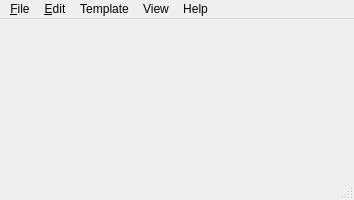
<?xml version="1.0" encoding="UTF-8"?>
<ui version="4.0">
 <class>MainWindow</class>
 <widget class="QMainWindow" name="MainWindow">
  <property name="geometry">
   <rect>
    <x>0</x>
    <y>0</y>
    <width>354</width>
    <height>200</height>
   </rect>
  </property>
  <property name="windowTitle">
   <string>MainWindow</string>
  </property>
  <widget class="QWidget" name="centralwidget"/>
  <widget class="QMenuBar" name="menubar">
   <property name="geometry">
    <rect>
     <x>0</x>
     <y>0</y>
     <width>354</width>
     <height>21</height>
    </rect>
   </property>
   <widget class="QMenu" name="menuFile">
    <property name="title">
     <string>&amp;File</string>
    </property>
    <addaction name="actionNew"/>
    <addaction name="actionNew_Tab"/>
    <addaction name="actionopen"/>
    <addaction name="actionSave"/>
    <addaction name="actionSave_AS"/>
    <addaction name="separator"/>
    <addaction name="actionPage_setting"/>
    <addaction name="actionPrint"/>
    <addaction name="separator"/>
    <addaction name="actionExit"/>
   </widget>
   <widget class="QMenu" name="menuEdit">
    <property name="title">
     <string>&amp;Edit</string>
    </property>
   </widget>
   <widget class="QMenu" name="menuTemplate">
    <property name="title">
     <string>Template</string>
    </property>
   </widget>
   <widget class="QMenu" name="menuView">
    <property name="title">
     <string>View</string>
    </property>
    <widget class="QMenu" name="menuZoom_in_out">
     <property name="title">
      <string>Zoom in/out</string>
     </property>
     <addaction name="actionZoom_in"/>
     <addaction name="actionZoom_out"/>
     <addaction name="actiondefault_zomm"/>
    </widget>
    <addaction name="menuZoom_in_out"/>
    <addaction name="actionStatus_bar"/>
   </widget>
   <widget class="QMenu" name="menuHelp">
    <property name="title">
     <string>Help</string>
    </property>
   </widget>
   <addaction name="menuFile"/>
   <addaction name="menuEdit"/>
   <addaction name="menuTemplate"/>
   <addaction name="menuView"/>
   <addaction name="menuHelp"/>
  </widget>
  <widget class="QStatusBar" name="statusbar"/>
  <action name="actionddd_2">
   <property name="text">
    <string>ddd</string>
   </property>
  </action>
  <action name="actiondd_3">
   <property name="text">
    <string>dd</string>
   </property>
  </action>
  <action name="actiondd_4">
   <property name="text">
    <string>dd</string>
   </property>
  </action>
  <action name="actiondd_5">
   <property name="text">
    <string>dd</string>
   </property>
  </action>
  <action name="actiondd_6">
   <property name="text">
    <string>dd</string>
   </property>
  </action>
  <action name="actiondd_7">
   <property name="text">
    <string>dd</string>
   </property>
  </action>
  <action name="actionasdfaks">
   <property name="text">
    <string>asdfaks</string>
   </property>
  </action>
  <action name="actionNew">
   <property name="text">
    <string>&amp;New</string>
   </property>
   <property name="shortcut">
    <string>Ctrl+N</string>
   </property>
   <property name="shortcutContext">
    <enum>Qt::WindowShortcut</enum>
   </property>
  </action>
  <action name="actionNew_Tab">
   <property name="text">
    <string>New Tab</string>
   </property>
   <property name="shortcut">
    <string>Ctrl+Shift+N</string>
   </property>
  </action>
  <action name="actionopen">
   <property name="text">
    <string>Open</string>
   </property>
   <property name="shortcut">
    <string>Ctrl+O</string>
   </property>
  </action>
  <action name="actionSave">
   <property name="text">
    <string>Save</string>
   </property>
   <property name="shortcut">
    <string>Ctrl+S</string>
   </property>
  </action>
  <action name="actionPage_setting">
   <property name="text">
    <string>Page setting</string>
   </property>
  </action>
  <action name="actionPrint">
   <property name="text">
    <string>Print</string>
   </property>
   <property name="shortcut">
    <string>Ctrl+P</string>
   </property>
  </action>
  <action name="actionExit">
   <property name="text">
    <string>Exit</string>
   </property>
  </action>
  <action name="actionSave_AS">
   <property name="text">
    <string>Save AS</string>
   </property>
   <property name="shortcut">
    <string>Ctrl+Shift+S</string>
   </property>
  </action>
  <action name="actionZoom_in">
   <property name="text">
    <string>Zoom in</string>
   </property>
  </action>
  <action name="actionZoom_out">
   <property name="text">
    <string>Zoom out</string>
   </property>
  </action>
  <action name="actiondefault_zomm">
   <property name="text">
    <string>default zoom</string>
   </property>
  </action>
  <action name="actionStatus_bar">
   <property name="text">
    <string>Status bar</string>
   </property>
  </action>
 </widget>
 <resources/>
 <connections/>
</ui>
